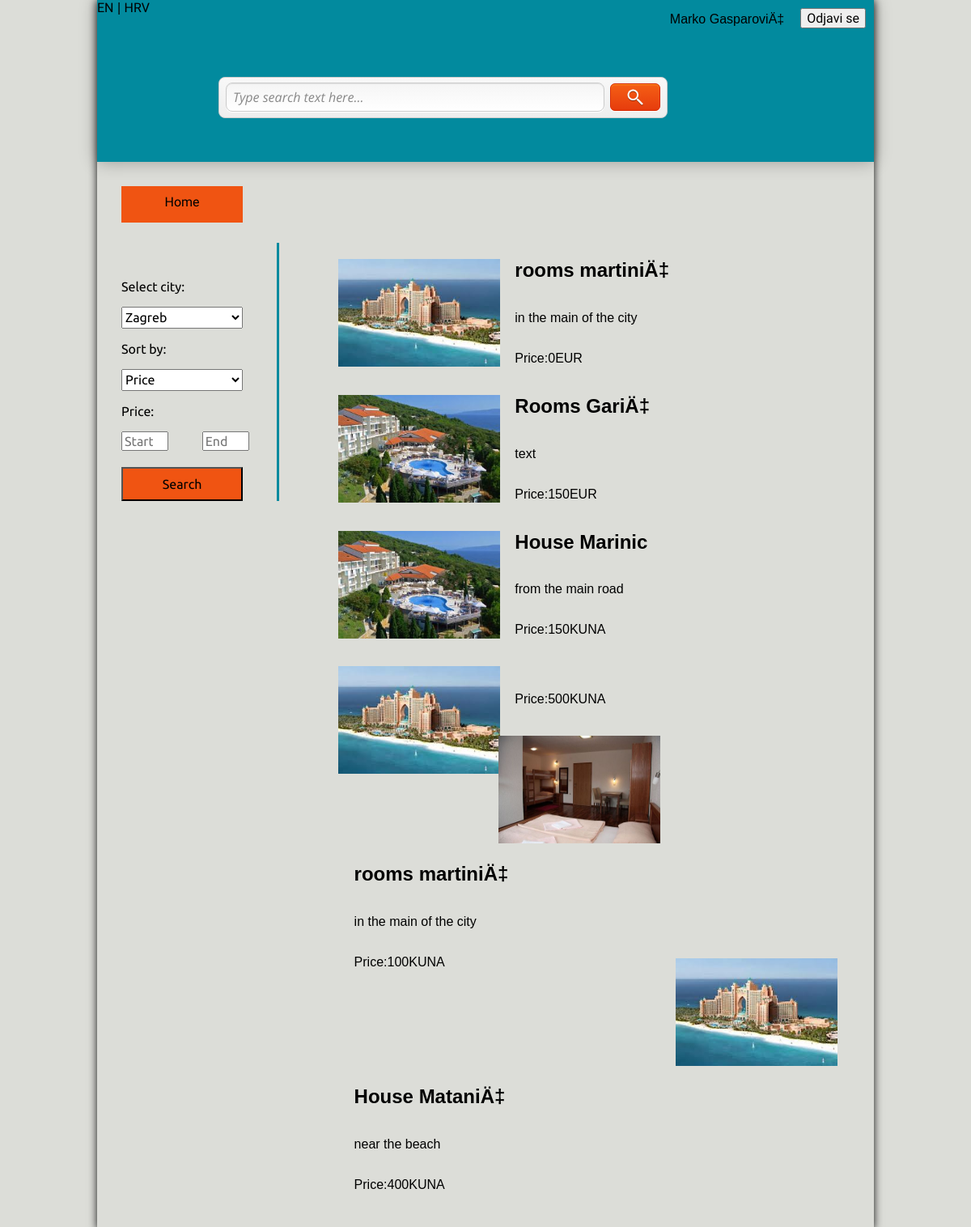
The app's page /pocetnaEN.php (signed in) with its own data.
### tables this page shows
CREATE TABLE `oglas` (
  `idKorisnik` int(11) NOT NULL AUTO_INCREMENT,
  `naslov` varchar(1000) DEFAULT NULL,
  `kratkiOpis` mediumtext,
  `dugiOpis` text,
  `cijena` int(11) NOT NULL,
  `cValutaId` int(11) NOT NULL,
  `mjestoId` int(11) NOT NULL,
  `brojOsoba` int(11) DEFAULT NULL,
  `vrstaSmjestajaId` int(11) NOT NULL,
  `naslovEN` varchar(1000) DEFAULT NULL,
  `kratkiOpisEN` mediumtext,
  `dugiOpisEN` text,
  PRIMARY KEY (`idKorisnik`,`cValutaId`,`mjestoId`,`vrstaSmjestajaId`),
  KEY `mjestoId` (`mjestoId`),
  KEY `cValutaId` (`cValutaId`),
  KEY `vrstaSmjestajaId` (`vrstaSmjestajaId`),
  CONSTRAINT `oglas_ibfk_2` FOREIGN KEY (`mjestoId`) REFERENCES `mjesta` (`idMjesto`),
  CONSTRAINT `oglas_ibfk_3` FOREIGN KEY (`cValutaId`) REFERENCES `valuta` (`idValuta`),
  CONSTRAINT `oglas_ibfk_4` FOREIGN KEY (`vrstaSmjestajaId`) REFERENCES `smjestaj` (`idSmjestaj`)
);

CREATE TABLE `valuta` (
  `idValuta` int(11) NOT NULL AUTO_INCREMENT,
  `imeValute` varchar(100) DEFAULT NULL,
  `tecaj` decimal(10,0) DEFAULT NULL,
  PRIMARY KEY (`idValuta`)
);

### pocetnaEN.php (the view, shortened to what this page needs)
<?php
function getUrl($page){
	return "?page=$page";
}
?>
<!doctype html>
<html lang="en">
<head>
	<link rel="stylesheet" href="css/stil.css">
	<link rel="stylesheet" href="css/normalize.css">
	<link rel="stylesheet" href="css/grid.css">
</head>
<body>
<section class="objedini row">
	<header class="header">
		<button style="position:relative; float:right; margin: 10px 10px;"><a href="<?php echo getUrl("odjava"); ?>">Odjavi se</a></button>
		<a href="indexEN.html"> EN</a> | <a href="index.html"> HRV</a>
	<?php
		if (isset($_SESSION['usr'])) {
		echo "<p style='position:relative; float:right; margin: 15px 10px; '>";
		echo $_SESSION['ime'] . ' ' . $_SESSION['prezime'];
		echo "</p>";
		}
	?>
	<section class="pozicija row">
			<div class="search-form row">
			<form class="form-container " action="pocetnaEN.php" method="GET">
				<input placeholder="Pretrazi" name="grad" type="text" class="search-field" value="Type search text here..." />
				<div class="submit-container">
					<input type="submit" value="" class="submit" />
				</div>
			</form>
		</div>
	</section>
	</header>
	<div class="odvojak"></div>
	<section class="container row">
	<form action="pocetnaEN.php" method="POST">
		<div class="lijevo2 ">
		<a href="indexEN.html"><div class="povratak">Home</div></a>
		<p>Select city:</p>
<?php
$sql = "SELECT nazivMjesto FROM mjesta";
$result = mysql_query($sql);
echo "<select name='nazivMjesto' style='width:150px; height:27px;''>";
while ($row = mysql_fetch_array($result)) {
    echo "<option value='" . $row['nazivMjesto'] . "'>" . $row['nazivMjesto'] . "</option>";
}
echo "</select>";
?>
		<p>Sort by:</p>
			<select name="cijena" id="" style="width:150px; height:27px;">
				<option value="0">Price</option>
			</select>
		<p>Price:</p>
		<input placeholder="Start" name="od" type="number" style="width:50px;" >
		<input placeholder="End" name="do" type="number" style="width:50px; margin-left:38px;" >
		<input type="submit" value="Search" style="padding:10px; width:150px; margin-top:20px; background:rgb(240,84,18);">
		</div>
	</form>
	<div class="desno2 ">
		<?php
			$con=mysqli_connect("localhost","root","root","smjestaj");
			if (empty($grad)) {
			$query = "SELECT * FROM oglas INNER JOIN slike ON oglas.idKorisnik=slike.idKorisnika INNER JOIN mjesta ON oglas.mjestoId = mjesta.idMjesto INNER JOIN valuta ON oglas.cValutaId = valuta.idValuta";
			$result = mysqli_query($con,$query);
			}
			while($row = mysqli_fetch_array($result)) {
			$slika1=$row['slika1'];
			echo "<form action='odabirEN.php' method='POST'>";
			echo "<div class='cijeliDiv'>";
			  echo "<div class='slikica' style='width:30%; padding-top:20px; position:relative; float:left;'><input type='image' name='your_image_name' src='$slika1' style='width:200px; height:133px;' /></div>";
			  echo "<div class='tekstic' style='width:60%; margin-left:20px; position:relative; float:left;'><h2>".$row['naslovEN']."</h2></div>";
			  echo "<div class='tekstic' style='width:60%; margin-left:20px; position:relative; float:left;'><p>".$row['kratkiOpisEN']."</p></div>";
			  echo "<div class='tekstic' style='width:60%; margin-left:20px; position:relative; float:left;'><p>".'Price:'.$row['cijena'].$row['imeValute']."</p></div>";
			echo "</div>";
			echo "</form>";
			  echo "<br>";
			  echo "<br>";
			  echo "<br>";
			  echo "<br>";
			}
		?>
	</div>
	</section>
	<footer class="footer"></footer>
	</section>
</body>
</html>

### css/stil.css (style rules this page uses)
.header { background: #028A9E; width: 100%; height: 200px; -webkit-box-shadow: 0 0 20px rgba(0,0,0,0.3); -moz-box-shadow: 0 0 20px rgba(0,0,0,0.3); box-shadow: 0 0 20px rgba(0,0,0,0.3); }
.objedini { box-shadow: 0 0 10px #111; }
.footer { height: 30px; }
body { background: #DCDDD8; }
.pozicija { padding-top: 75px; padding-left: 150px; }
.search-form { position: relative; float: left; padding-top: 300px; width: 430px; height: 50px; margin-top: 100px; padding: 1px 0 0 0; }
.form-container { width: 553px; height: 49px; padding: 0; overflow: hidden; text-align: left; background: #f8f8f8; border: 1px solid #ccc; -moz-border-radius: 8px; -webkit-border-radius: 8px; border-radius: 8px; background-image: -webkit-gradient(linear, left top, left bottom, from(#f8f8f8), to(#eeeeee)); background-image: -webkit-linear-gradient(top, #f8f8f8, #eeeeee); background-image: -moz-linear-gradient(top, #f8f8f8, #eeeeee); background-image: -ms-linear-gradient(top, #f8f8f8, #eeeeee); background-image: -o-linear-gradient(top, #f8f8f8, #eeeeee); background-image: linear-gradient(top, #f8f8f8, #eeeeee); }
.search-field { float: left; width: 450px; height: 34px; margin: 6px 0 0 8px; padding: 0 8px; font-family: 'Open Sans', Arial, sans-serif; font-size: 16px; color: #888; font-style: italic; font-weight: 400; background: #fff; border: 1px solid #ccc; -moz-border-radius: 8px; -webkit-border-radius: 8px; border-radius: 8px; background-image: -webkit-gradient(linear, left top, left bottom, from(#f5f5f5), to(#ffffff)); background-image: -webkit-linear-gradient(top, #f5f5f5, #ffffff); background-image: -moz-linear-gradient(top, #f5f5f5, #ffffff); background-image: -ms-linear-gradient(top, #f5f5f5, #ffffff); background-image: -o-linear-gradient(top, #f5f5f5, #ffffff); background-image: linear-gradient(top, #f5f5f5, #ffffff); -moz-box-shadow: 0 1px 1px #e2e2e2 inset, 0 1px 0 #fff; -webkit-box-shadow: 0 1px 1px #e2e2e2 inset, 0 1px 0 #fff; box-shadow: 0 1px 1px #e2e2e2 inset, 0 1px 0 #fff; }
.submit-container { float: left; width: 60px; height: 32px; margin: 7px 0 0 7px; padding: 0; cursor: pointer; background: #e63c0d; border: 1px solid #d62700; -moz-border-radius: 6px; -webkit-border-radius: 6px; border-radius: 6px; background-image: -webkit-gradient(linear, left top, left bottom, from(#f55f15), to(#e63c0d)); background-image: -webkit-linear-gradient(top, #f55f15, #e63c0d); background-image: -moz-linear-gradient(top, #f55f15, #e63c0d); background-image: -ms-linear-gradient(top, #f55f15, #e63c0d); background-image: -o-linear-gradient(top, #f55f15, #e63c0d); background-image: linear-gradient(top, #f55f15, #e63c0d); -moz-box-shadow: 0 1px 1px #fa8e1f inset, 0 1px 0 #fff; -webkit-box-shadow: 0 1px 1px #fa8e1f inset, 0 1px 0 #fff; box-shadow: 0 1px 1px #fa8e1f inset, 0 1px 0 #fff; }
.submit { float: left; width: 60px; height: 32px; padding: 0; cursor: pointer; border: 0px solid #000; background: url(images/magnifier.png) 20px 6px no-repeat; -moz-border-radius: 6px; -webkit-border-radius: 6px; border-radius: 6px; }
.container { height: auto; width: 100%; }
.lijevo2 { margin: 0; position: relative; float: left; height: 100%; width: 20%; border-right: 3px solid #028A9E; font-family: 'Ubuntu', sans-serif; margin-left: 30px; }
.desno2 { position: relative; float: right; height: 100%; width: 69%; }
a { text-decoration: none; color: black; font-family: 'Exo 2', sans-serif; }
.odvojak { height: 100px; }
.povratak { height: 35px; width: 150px; background: rgb(240,84,18); text-align: center; padding-top: 10px; margin-top: -70px; margin-bottom: 70px; }

### css/grid.css (style rules this page uses)
.row:before, .row:after, .column:before, .column:after, .cf:before, .cf:after { content: " "; display: table; }
.row:after, .column:after, .cf:after { clear: both; }
.row, .column, .cf { *zoom: 1; }
.row { max-width: 960px; margin: 0 auto; }

### records on screen
oglas: naslovEN "rooms martiniÄ‡", kratkiOpisEN "in the main of the city", cijena "0", cValutaId.imeValute "EUR"
oglas: naslovEN "Rooms GariÄ‡", kratkiOpisEN "text", cijena "150", cValutaId.imeValute "EUR"
oglas: naslovEN "House Marinic", kratkiOpisEN "from the main road", cijena "150", cValutaId.imeValute "KUNA"
oglas: cijena "500", cValutaId.imeValute "KUNA"
oglas: naslovEN "rooms martiniÄ‡", kratkiOpisEN "in the main of the city", cijena "100", cValutaId.imeValute "KUNA"
oglas: naslovEN "House MataniÄ‡", kratkiOpisEN "near the beach", cijena "400", cValutaId.imeValute "KUNA"

### other values on screen
$_SESSION['ime'] "Marko"
$_SESSION['prezime'] "GasparoviÄ‡"
form field nazivMjesto "Zagreb"
